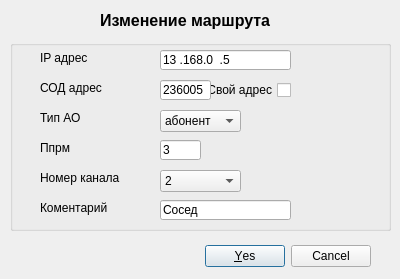
<?xml version="1.0" encoding="UTF-8"?>
<ui version="4.0">
 <class>rtDialog</class>
 <widget class="QDialog" name="rtDialog">
  <property name="geometry">
   <rect>
    <x>0</x>
    <y>0</y>
    <width>400</width>
    <height>279</height>
   </rect>
  </property>
  <property name="windowTitle">
   <string>Изменение</string>
  </property>
  <widget class="QDialogButtonBox" name="buttonBox">
   <property name="geometry">
    <rect>
     <x>30</x>
     <y>240</y>
     <width>341</width>
     <height>32</height>
    </rect>
   </property>
   <property name="orientation">
    <enum>Qt::Horizontal</enum>
   </property>
   <property name="standardButtons">
    <set>QDialogButtonBox::Cancel|QDialogButtonBox::Yes</set>
   </property>
  </widget>
  <widget class="QGroupBox" name="group1">
   <property name="geometry">
    <rect>
     <x>10</x>
     <y>40</y>
     <width>381</width>
     <height>191</height>
    </rect>
   </property>
   <property name="title">
    <string/>
   </property>
   <widget class="QLineEdit" name="f0">
    <property name="geometry">
     <rect>
      <x>150</x>
      <y>10</y>
      <width>131</width>
      <height>20</height>
     </rect>
    </property>
    <property name="inputMask">
     <string>###.###.###.###; </string>
    </property>
    <property name="text">
     <string>13.168.0.5</string>
    </property>
   </widget>
   <widget class="QLineEdit" name="f1">
    <property name="geometry">
     <rect>
      <x>150</x>
      <y>40</y>
      <width>51</width>
      <height>20</height>
     </rect>
    </property>
    <property name="text">
     <string>236005</string>
    </property>
   </widget>
   <widget class="QLineEdit" name="f5">
    <property name="geometry">
     <rect>
      <x>150</x>
      <y>160</y>
      <width>131</width>
      <height>20</height>
     </rect>
    </property>
    <property name="text">
     <string>Сосед</string>
    </property>
   </widget>
   <widget class="QComboBox" name="f2">
    <property name="geometry">
     <rect>
      <x>150</x>
      <y>70</y>
      <width>81</width>
      <height>22</height>
     </rect>
    </property>
    <item>
     <property name="text">
      <string>абонент</string>
     </property>
    </item>
   </widget>
   <widget class="QCheckBox" name="checkBox">
    <property name="geometry">
     <rect>
      <x>200</x>
      <y>40</y>
      <width>81</width>
      <height>20</height>
     </rect>
    </property>
    <property name="layoutDirection">
     <enum>Qt::RightToLeft</enum>
    </property>
    <property name="text">
     <string>Свой адрес</string>
    </property>
   </widget>
   <widget class="QComboBox" name="f4">
    <property name="geometry">
     <rect>
      <x>150</x>
      <y>130</y>
      <width>81</width>
      <height>22</height>
     </rect>
    </property>
    <property name="currentIndex">
     <number>1</number>
    </property>
    <item>
     <property name="text">
      <string>1</string>
     </property>
    </item>
    <item>
     <property name="text">
      <string>2</string>
     </property>
    </item>
    <item>
     <property name="text">
      <string>4</string>
     </property>
    </item>
    <item>
     <property name="text">
      <string>8</string>
     </property>
    </item>
    <item>
     <property name="text">
      <string>16</string>
     </property>
    </item>
   </widget>
   <widget class="QLineEdit" name="f3">
    <property name="geometry">
     <rect>
      <x>150</x>
      <y>100</y>
      <width>41</width>
      <height>20</height>
     </rect>
    </property>
    <property name="text">
     <string>3</string>
    </property>
   </widget>
   <widget class="QLabel" name="label_2">
    <property name="geometry">
     <rect>
      <x>30</x>
      <y>10</y>
      <width>91</width>
      <height>16</height>
     </rect>
    </property>
    <property name="text">
     <string>IP адрес</string>
    </property>
   </widget>
   <widget class="QLabel" name="label_3">
    <property name="geometry">
     <rect>
      <x>30</x>
      <y>40</y>
      <width>91</width>
      <height>16</height>
     </rect>
    </property>
    <property name="text">
     <string>СОД адрес</string>
    </property>
   </widget>
   <widget class="QLabel" name="label_4">
    <property name="geometry">
     <rect>
      <x>30</x>
      <y>70</y>
      <width>91</width>
      <height>16</height>
     </rect>
    </property>
    <property name="text">
     <string>Тип АО</string>
    </property>
   </widget>
   <widget class="QLabel" name="label_5">
    <property name="geometry">
     <rect>
      <x>30</x>
      <y>100</y>
      <width>91</width>
      <height>16</height>
     </rect>
    </property>
    <property name="text">
     <string>Ппрм</string>
    </property>
   </widget>
   <widget class="QLabel" name="label_6">
    <property name="geometry">
     <rect>
      <x>30</x>
      <y>130</y>
      <width>81</width>
      <height>16</height>
     </rect>
    </property>
    <property name="text">
     <string>Номер канала</string>
    </property>
   </widget>
   <widget class="QLabel" name="label_7">
    <property name="geometry">
     <rect>
      <x>30</x>
      <y>160</y>
      <width>81</width>
      <height>16</height>
     </rect>
    </property>
    <property name="text">
     <string>Коментарий</string>
    </property>
   </widget>
  </widget>
  <widget class="QLabel" name="label">
   <property name="geometry">
    <rect>
     <x>100</x>
     <y>10</y>
     <width>191</width>
     <height>20</height>
    </rect>
   </property>
   <property name="font">
    <font>
     <pointsize>12</pointsize>
     <weight>75</weight>
     <bold>true</bold>
    </font>
   </property>
   <property name="text">
    <string>Изменение маршрута</string>
   </property>
  </widget>
 </widget>
 <resources/>
 <connections>
  <connection>
   <sender>buttonBox</sender>
   <signal>accepted()</signal>
   <receiver>rtDialog</receiver>
   <slot>accept()</slot>
   <hints>
    <hint type="sourcelabel">
     <x>248</x>
     <y>254</y>
    </hint>
    <hint type="destinationlabel">
     <x>157</x>
     <y>274</y>
    </hint>
   </hints>
  </connection>
  <connection>
   <sender>buttonBox</sender>
   <signal>rejected()</signal>
   <receiver>rtDialog</receiver>
   <slot>reject()</slot>
   <hints>
    <hint type="sourcelabel">
     <x>316</x>
     <y>260</y>
    </hint>
    <hint type="destinationlabel">
     <x>286</x>
     <y>274</y>
    </hint>
   </hints>
  </connection>
 </connections>
</ui>
